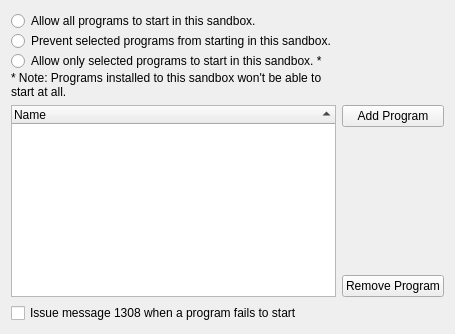
       <widget class="QWidget" name="tabStart">
        <attribute name="title">
         <string>Start Restrictions</string>
        </attribute>
        <layout class="QGridLayout" name="gridLayout_19">
         <item row="0" column="0">
          <layout class="QGridLayout" name="gridLayout_16">
           <item row="5" column="0" rowspan="3">
            <widget class="QTreeWidget" name="treeStart">
             <property name="sortingEnabled">
              <bool>true</bool>
             </property>
             <column>
              <property name="text">
               <string>Name</string>
              </property>
             </column>
            </widget>
           </item>
           <item row="6" column="1">
            <spacer name="verticalSpacer_8">
             <property name="orientation">
              <enum>Qt::Vertical</enum>
             </property>
             <property name="sizeHint" stdset="0">
              <size>
               <width>20</width>
               <height>40</height>
              </size>
             </property>
            </spacer>
           </item>
           <item row="7" column="1">
            <widget class="QPushButton" name="btnDelStartProg">
             <property name="text">
              <string>Remove Program</string>
             </property>
            </widget>
           </item>
           <item row="8" column="0">
            <widget class="QCheckBox" name="chkStartBlockMsg">
             <property name="text">
              <string>Issue message 1308 when a program fails to start</string>
             </property>
            </widget>
           </item>
           <item row="5" column="1">
            <widget class="QPushButton" name="btnAddStartProg">
             <property name="text">
              <string>Add Program</string>
             </property>
            </widget>
           </item>
           <item row="3" column="0">
            <layout class="QGridLayout" name="gridLayout_23">
             <property name="verticalSpacing">
              <number>0</number>
             </property>
             <item row="2" column="0">
              <widget class="QRadioButton" name="radStartSelected">
               <property name="text">
                <string>Allow only selected programs to start in this sandbox. *</string>
               </property>
              </widget>
             </item>
             <item row="1" column="0">
              <widget class="QRadioButton" name="radStartExcept">
               <property name="text">
                <string>Prevent selected programs from starting in this sandbox.</string>
               </property>
              </widget>
             </item>
             <item row="0" column="0">
              <widget class="QRadioButton" name="radStartAll">
               <property name="text">
                <string>Allow all programs to start in this sandbox.</string>
               </property>
              </widget>
             </item>
             <item row="3" column="0">
              <widget class="QLabel" name="label_4">
               <property name="text">
                <string>* Note: Programs installed to this sandbox won't be able to start at all.</string>
               </property>
               <property name="wordWrap">
                <bool>true</bool>
               </property>
              </widget>
             </item>
            </layout>
           </item>
          </layout>
         </item>
        </layout>
       </widget>
